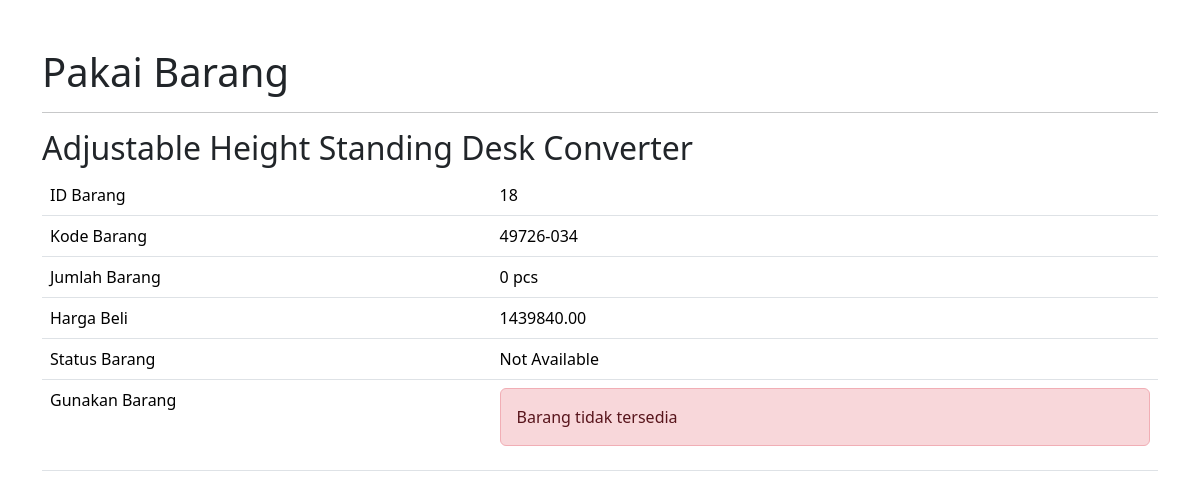
Screenshot of /pakai_barang.php?id_barang=18 with the database file from the repository.
### tables this page shows
CREATE TABLE `tb_inventory` (
  `id_barang` int(11) NOT NULL,
  `kode_barang` varchar(20) NOT NULL,
  `nama_barang` varchar(50) NOT NULL,
  `jumlah_barang` int(11) NOT NULL,
  `satuan_barang` varchar(20) NOT NULL,
  `harga_beli` double(20,2) NOT NULL,
  `status_barang` tinyint(1) NOT NULL
);

### pakai_barang.php (the view, shortened to what this page needs)
<?php
require_once "koneksi.php";
$select_sql = "SELECT * FROM tb_inventory WHERE id_barang=$_GET[id_barang]";
$result_select = $conn->query($select_sql);
?>
<!DOCTYPE html>
<html lang="en">
<head>
    <link href="https://cdn.jsdelivr.net/npm/bootstrap@5.3.6/dist/css/bootstrap.min.css" rel="stylesheet">
    <link rel="stylesheet" href="https://cdn.jsdelivr.net/npm/bootstrap-icons@1.13.1/font/bootstrap-icons.min.css">
</head>
<body>
    <?php while($row = $result_select->fetch_assoc()):?>
    <main class="container mt-5">
        <h1>Pakai Barang</h1>
        <hr>
        <h2><?= $row['nama_barang']; ?></h2>
        <table class="table">
            <tr>
                <td>ID Barang</td>
                <td><?=$row['id_barang'];?></td>
            </tr>
            <tr>
                <td>Kode Barang</td>
                <td><?=$row['kode_barang'];?></td>
            </tr>
            <tr>
                <td>Jumlah Barang</td>
                <td><?php echo "$row[jumlah_barang] $row[satuan_barang]";?></td>
            </tr>
            <tr>
                <td>Harga Beli</td>
                <td><?php echo "$row[harga_beli]";?></td>
            </tr>
            <tr>
                <td>Status Barang</td>
                <td>
                    <?php if($row['status_barang']==1):?>
                        <span>Available</span>
                    <?php else: ?>
                        <span>Not Available</span>
                    <?php endif;?>
                </td>
            </tr>
            <tr>
                <td>Gunakan Barang</td>
                <td>
                    <?php if($row['status_barang']==1):?>
                    <form action="proses/proses_pakai_barang.php" method="post">
                        <input name="id_barang" type="hidden" value="<?= $row['id_barang']; ?>">
                        <input required name="jumlah_pakai" type="number" min="1" max="<?=$row['jumlah_barang'];?>" class="form-control w-25 d-inline-block">
                        <input type="submit" class="btn btn-primary" value="Gunakan">
                    </form>
                    <?php else: ?>
                        <p class="alert alert-danger">Barang tidak tersedia</p>
                    <?php endif;?>
                </td>
            </tr>
        </table>
    </main>
    <?php endwhile;?>
</body>
</html>

### rows the page displays
tb_inventory: nama_barang "Adjustable Height Standing Desk Converter", id_barang "18", kode_barang "49726-034", jumlah_barang "0", satuan_barang "pcs", harga_beli "1439840.00", status_barang "Not Available"
